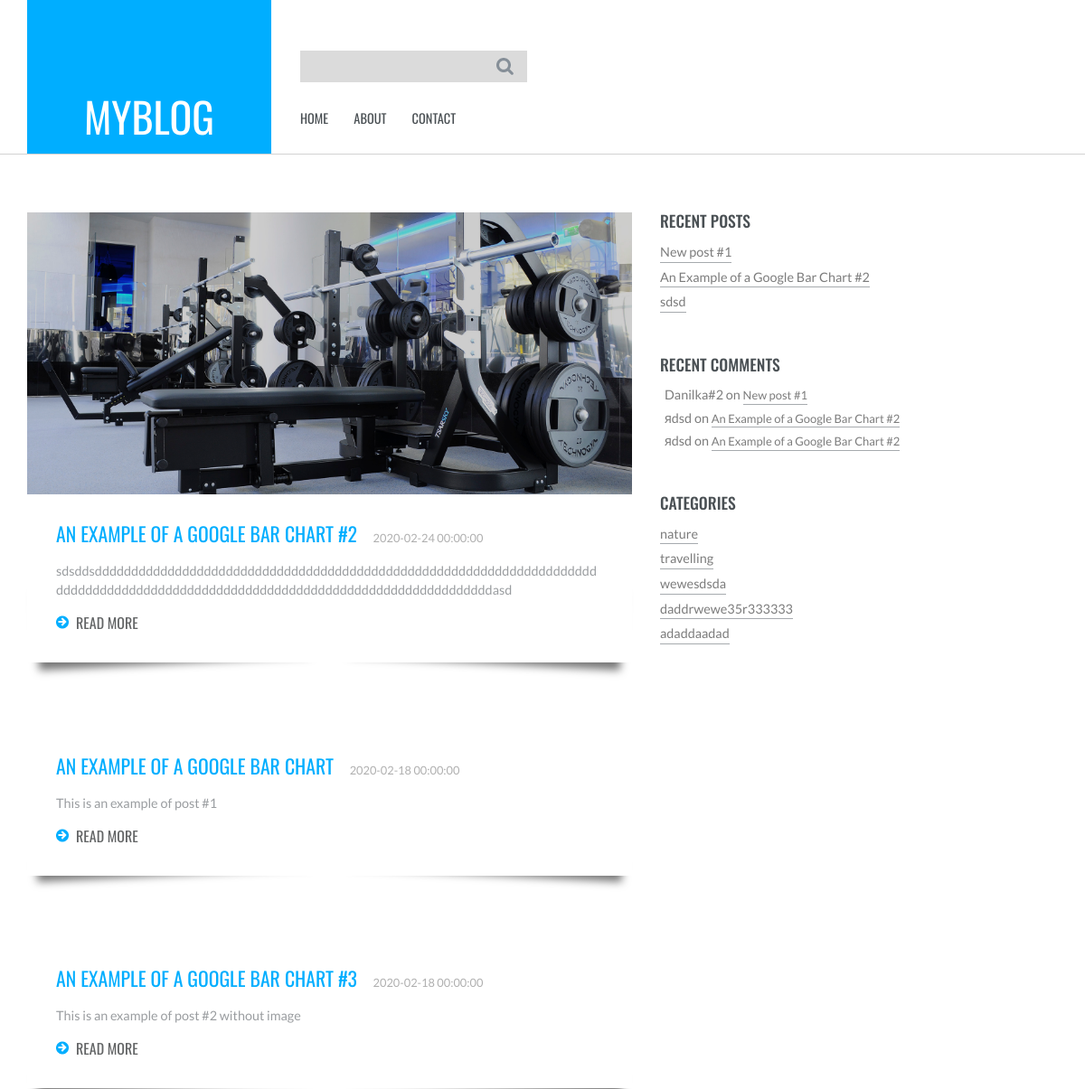
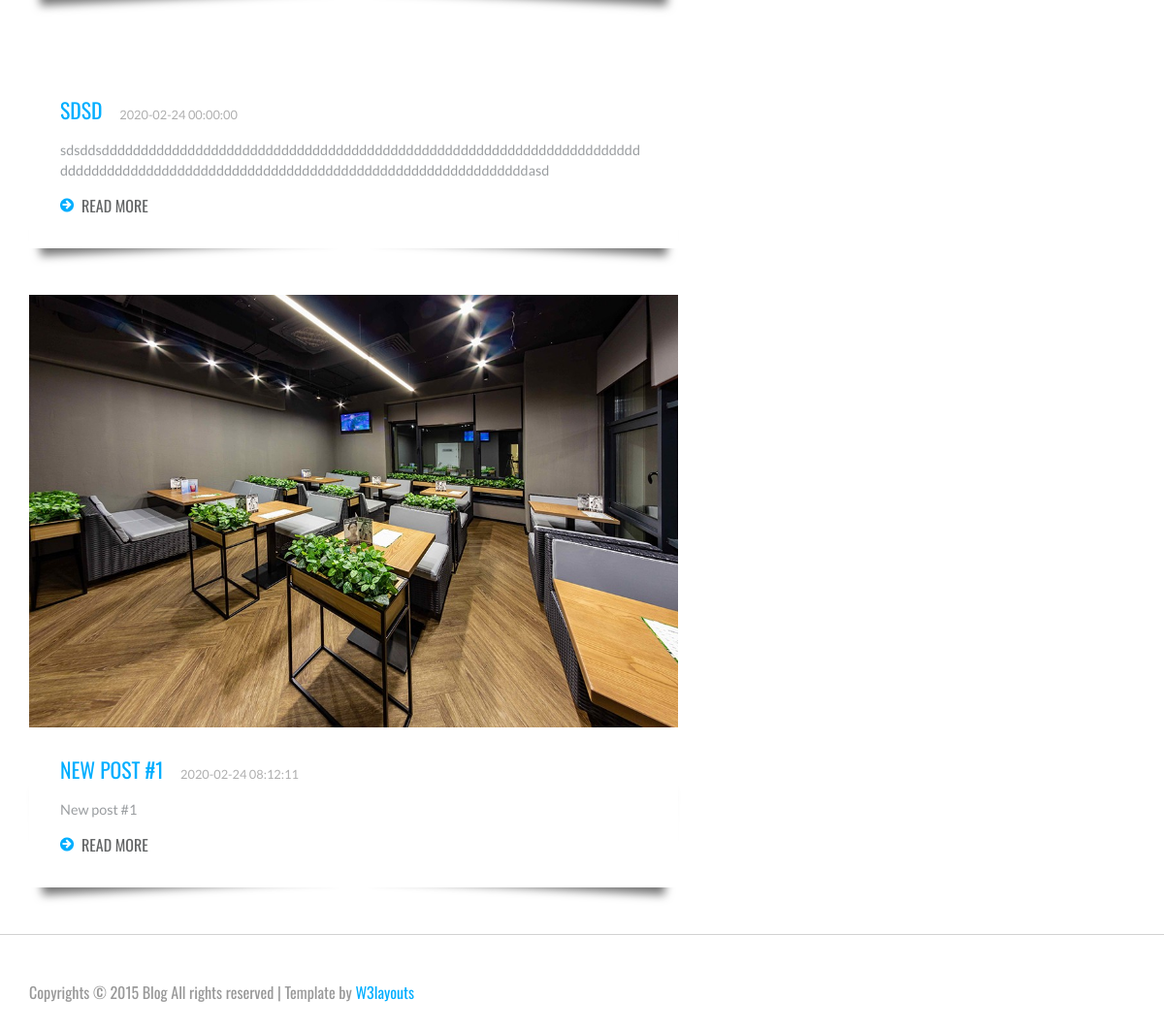
Page /category/1 on the committed database (2 pictures, top to bottom).
### tables this page shows
CREATE TABLE `settings` (
  `id` int(11) NOT NULL,
  `name` varchar(255) NOT NULL,
  `value` varchar(255) NOT NULL,
  `type` varchar(255) NOT NULL DEFAULT 'text'
);

CREATE TABLE `posts` (
  `id` int(11) NOT NULL,
  `title` varchar(255) NOT NULL,
  `description` varchar(255) NOT NULL,
  `content` text NOT NULL,
  `date` datetime NOT NULL,
  `image` varchar(255) NOT NULL,
  `author` varchar(255) NOT NULL,
  `category` varchar(255) NOT NULL
);

CREATE TABLE `comments` (
  `id` int(11) NOT NULL,
  `author` varchar(255) NOT NULL,
  `post` int(11) NOT NULL,
  `text` text NOT NULL,
  `date` datetime NOT NULL DEFAULT current_timestamp()
);

CREATE TABLE `categories` (
  `id` int(11) NOT NULL,
  `name` varchar(255) NOT NULL
);

### engine/Config/Service.php (called while the page is built)
<?php
return [
    Engine\Services\Load\Provider::class,
    Engine\Services\Database\Provider::class,
    Engine\Services\View\Provider::class,
    Engine\Services\Router\Provider::class,
];

### CMS/Controllers/SearchController.php (called while the page is built, shortened)
<?php
class SearchController extends AbstractController
{
    function category($category){
        $posts = $this->load->model('posts');
        $data['recentPosts'] = $posts->getRecentPosts(3);
        $comments = $this->load->model('comments');
        $data['recentComments'] = $comments->getRecentComments(3);
        $data['categories'] = $posts->getCategories();
        $posts = $posts->getPostsWithCategory($category);
        $data['searchResult'] = $posts;
        $this->view->render('search', $data);
    }
}

### CMS/Config/Routes.php (called while the page is built)
<?php
$router->route('/','HomeController@index');
$router->route('/page/:any','PageController@page');
$router->route('/post/:num','PostController@post');
$router->route('/search','SearchController@redirect');
$router->route('/search/:any','SearchController@search');
$router->route('/comment/add','CommentController@add');
$router->route('/category/:num','SearchController@category');
$router->execute($_SERVER['REQUEST_URI']);
exit;

### engine/Services/Router/Provider.php (called while the page is built, shortened)
<?php
class Provider extends AbstractProvider
{
    private $serviceName = 'router';
    function init()
    {
        $router = new Router($this->di);
        $this->di->add($this->serviceName, $router);
        require_once ROOT_PATH . '/'.VERT.'/Config/Routes.php';
    }
}

### index.php (called while the page is built, shortened)
<?php
require_once __DIR__ . '/engine/App.php';

### engine/DI.php (called while the page is built, shortened)
<?php
 class DI
 {
 	private $container = [];
 	public function add($key, $value){
 		$this->container[$key] = $value;
 		return $this;
 	}
 	public function get($key){
 		return $this->container[$key];
 	}
 }
?>

### engine/Load.php (called while the page is built, shortened)
<?php
class Load
{
    public function model($modelName)
    {
        global $di;
        $modelName  = ucfirst($modelName);
        $model  = new $namespace($di);
        return $model;
    }
}

### CMS/Models/Settings.php (called while the page is built, shortened)
<?php
class Settings extends AbstractModel
{
    public function __construct($di)
    {
        $this->queryBuilder = new QueryBuilder();
        $this->di      = $di;
        $this->db      = $this->di->get('db');
    }
    function getSetting($name){
        $sql = $this->queryBuilder->select()
            ->from('settings')
            ->where('name', $name)
            ->limit('1')
            ->sql();
        return $this->db->query($sql, $this->queryBuilder->values)[0];
    }
}

### engine/Core/Database/QueryBuilder.php (called while the page is built, shortened)
<?php
class QueryBuilder
{
    protected $sql = [];
    public function select($fields = '*')
    {
        $this->sql['select'] = "SELECT {$fields} ";
        return $this;
    }
    public function from($table)
    {
        $this->sql['from'] = "FROM {$table} ";
        return $this;
    }
    public function where($column, $value, $operator = '=')
    {
        $this->sql['where'][] = "{$column} {$operator} ?";
        return $this;
    }
    public function orderBy($field, $order)
    {
        $this->sql['order_by'] = "ORDER BY {$field} {$order}";
        return $this;
    }
    public function limit($number)
    {
        $this->sql['limit'] = " LIMIT {$number}";
        return $this;
    }
    public function sql()
    {
        $sql = '';
        if(!empty($this->sql)) {
            foreach ($this->sql as $key => $value) {
                if ($key == 'where') {
                    $sql .= ' WHERE ';
                    foreach ($value as $where) {
                        $sql .= $where;
                    }
                } else {
                    $sql .= $value;
                }
            }
        }
        return $sql;
    }
    public function reset()
    {
        $this->sql    = [];
    }
}

### engine/Core/Database/Connection.php (called while the page is built, shortened)
<?php
class Connection
{
	private $link;
	function connect(){
		$config = require_once ROOT_PATH . '/engine/Config/Database.php';
		$dsn = 'mysql:host='.$config['host'].';dbname='.$config['db_name'].';charset='.$config["charset"];
		$this->link = new PDO($dsn, $config["user"], $config["password"]);
		return $this;
	}
	function query($sql, $parameters = []){
		$req = $this->link->prepare($sql);
		$req->execute($parameters);
		$resp = $req->fetchAll(PDO::FETCH_CLASS);
		return $resp;
	}
}
 ?>

### engine/Config/Database.php (called while the page is built)
<?php
return [
			"host" => "localhost",
			"db_name" => "mycms",
			"user" => "root",
			"password" => "",
			"charset" => "utf8"
		];

### CMS/Models/Posts.php (called while the page is built, shortened)
<?php
class Posts extends AbstractModel
{
    public function __construct($di)
    {
        $this->queryBuilder = new QueryBuilder();
        $this->di      = $di;
        $this->db      = $this->di->get('db');
    }
    function getPostsWithCategory($cat){
        $sql = $this->queryBuilder->select()
            ->from('posts')
            ->where('category', '%'. $cat .'%', 'LIKE')
            ->sql();
        return $this->db->query($sql, $this->queryBuilder->values);
    }
    function getRecentPosts($num){
        $sql = $this->queryBuilder->select()
            ->from('posts')
            ->orderBy('date', 'DESC')
            ->limit($num)
            ->sql();
        return $this->db->query($sql);
    }
    function getCategories(){
        $sql = $this->queryBuilder->select()
            ->from('categories')
            ->orderBy('id', 'ASC')
            ->sql();
        return $this->db->query($sql);
    }
    function getPost($id){
        $sql = $this->queryBuilder->select()
            ->from('posts')
            ->where('id', $id)
            ->limit('1')
            ->sql();
        return $this->db->query($sql, $this->queryBuilder->values)[0];
    }
}

### engine/AbstractController.php (called while the page is built, shortened)
<?php
abstract class AbstractController
{
    function __construct($di)
    {
        $this->di = $di;
        $this->load = $this->di->get('load');
    }
}

### CMS/Models/Comments.php (called while the page is built, shortened)
<?php
class Comments extends AbstractModel
{
    public function __construct($di)
    {
        $this->queryBuilder = new QueryBuilder();
        $this->di      = $di;
        $this->db      = $this->di->get('db');
    }
    function getRecentComments($num){
        $sql = $this->queryBuilder->select()
            ->from('comments')
            ->orderBy('date', 'DESC')
            ->limit($num)
            ->sql();
        return $this->db->query($sql);
    }
}

### content/themes/default/search.php (the view, shortened to what this page needs)
<?php
$this->theme->header();
?>
    <div class="content">
        <div class="container">
            <div class="content-grids">
                <div class="col-md-8 content-main">
                    <div class="content-grid">
                        <?php if(isset($searchResult[0])){ ?>
                        <? foreach ($searchResult as $post) : ?>
                            <div class="content-grid-info">
                                <img src="<?= $post->image; ?>" alt=""/>
                                <div class="post-info">
                                    <h4><a href="/post/<?= $post->id; ?>"><?= $post->title ?></a> <?= $post->date ?></h4>
                                    <p><?= $post->description; ?></p>
                                    <a href="/post/<?= $post->id; ?>"><span></span>READ MORE</a>
                                </div>
                            </div>
                        <? endforeach; }
                        else { ?>
                        No matches were found.
    <?php } ?>
                    </div>
                </div>
                <?php $this->theme->sidebar();  ?>
            </div>
        </div>
    </div>
<?php
$this->theme->footer();

### engine/App.php (shortened to what this page needs)
<?php
try {
    $di = new DI();
    $services = require ROOT_PATH . "/engine/Config/Service.php";
    foreach ($services as $service){
        $nService = new $service($di);
        $nService->init();
    }
} catch (Exception $e) {
    echo $e->getMessage();
} ?>

### engine/Core/Router/Router.php (shortened to what this page needs)
<?php
class Router
{
    public $routes = array();
    function __construct($di)
    {
        $this->di = $di;
    }
    public function route($pattern, $uri)
    {
        $pattern = '/^' . str_replace('/', '\/', $pattern) . '$/';
        $this->routes[$pattern] = $uri;
    }
    public function execute($url)
    {
        foreach ($this->routes as $pattern => $uri)
        {
            $oPattern = $pattern;
            if (strpos($pattern, ':') !== false) {
                $pattern = str_replace(':any', '(.+)', str_replace(':num', '([0-9]+)', $pattern));
            }
            if (strpos($uri, '@')){
                $explodedUri = explode('@', $uri);
                $action = $explodedUri[1];
            }
            else {
                $controller = $uri;
                $action = 'index';
            }
            if (preg_match($pattern, $url, $params))
            {
                array_shift($params);
                return call_user_func_array([new $controller($this->di), $action], array_values($params));
            }
            else if(array_search($oPattern, array_keys($this->routes)) == count($this->routes) - 1){
                throw new Exception("404. Cannot find ".$pattern." in Routes");
            }
        }
    }
}

### content/themes/default/header.php (shortened to what this page needs)
<!DOCTYPE HTML>
<html>
<head>
    <link href="<?= $this->path; ?>css/bootstrap.css" rel='stylesheet' type='text/css' />
    <link href="<?= $this->path; ?>css/style.css" rel='stylesheet' type='text/css' />
</head>
<body>
<div class="header">
    <div class="container">
        <div class="logo">
            <div class="logo-wrapper">
            <a href="/">
                <?= $this->settings->getSetting('Site name')->value; ?>
            </a>
            </div>
        </div>
        <div class="top-menu">
            <div class="search">
                <form action="/search" method="post">
                    <input type="text" name="s" placeholder="" required="">
                    <input type="submit" value=""/>
                </form>
            </div>
            <ul>
                <li><a href="/">HOME</a></li>
                <li><a href="/page/about">ABOUT</a></li>
                <li><a href="/page/contact">CONTACT</a></li>
            </ul>
        </div>
        <div class="clearfix"></div>
    </div>
</div>

### content/themes/default/sidebar.php (shortened to what this page needs)
<div class="col-md-4 content-right">
    <?php if (isset($recentPosts[0])){ ?>
    <div class="recent">
        <h3>RECENT POSTS</h3>
        <ul>
            <?php foreach ($recentPosts as $post): ?>
            <li><a href="/post/<?= $post->id; ?>"><?= $post->title; ?></a></li>
            <?php endforeach; ?>
        </ul>
    </div>
    <?php } ?>
    <?php if (isset($recentComments[0])){ ?>
    <div class="comments">
        <h3>RECENT COMMENTS</h3>
        <ul>
            <?php foreach ($recentComments as $comment): ;?>
                <li><?= $comment->author ?> on <a href="/post/<?= $comment->post; ?>"><?= $this->load->model('posts')->getPost($comment->post)->title; ?></a></li>
            <?php endforeach; ?>
        </ul>
    </div>
    <?php } ?>
    <?php if (isset($categories[0])){ ?>
    <div class="categories">
        <h3>CATEGORIES</h3>
        <ul>
            <?php foreach ($categories as $category): ?>
                <li><a href="/category/<?= $category->id; ?>"><?= $category->name; ?></a></li>
            <?php endforeach; ?>
        </ul>
    </div>
    <?php } ?>
</div>

### content/themes/default/footer.php
<div class="footer">
    <div class="container">
        <p>Copyrights © 2015 Blog All rights reserved | Template by <a href="http://w3layouts.com/">W3layouts</a></p>
    </div>
</div>

### rows in the picture
settings: settings.value "MYBLOG", shows "Copyrights © 2015 Blog All rights reserved | Template by", value "W3layouts"
posts: image (picture), title "AN EXAMPLE OF A GOOGLE BAR CHART #2", date "2020-02-24 00:00:00", description "sdsddsdddddddddddddddddddddddddddddddddddddddddddddddddddddddddddddddddddddddddddddddddddddddddddddddddddddddddddddddddddddddddddddddddasd", title "An Example of a Google Bar Chart #2"
posts: title "AN EXAMPLE OF A GOOGLE BAR CHART", date "2020-02-18 00:00:00", description "This is an example of post #1"
posts: title "AN EXAMPLE OF A GOOGLE BAR CHART #3", date "2020-02-18 00:00:00", description "This is an example of post #2 without image"
posts: title "SDSD", date "2020-02-24 00:00:00", description "sdsddsdddddddddddddddddddddddddddddddddddddddddddddddddddddddddddddddddddddddddddddddddddddddddddddddddddddddddddddddddddddddddddddddddasd", title "sdsd"
posts: image (picture), title "NEW POST #1", date "2020-02-24 08:12:11", description "New post #1", title "New post #1"
comments: author "Danilka#2", post.title "New post #1"
comments: author "яdsd", post.title "An Example of a Google Bar Chart #2"
comments: author "яdsd", post.title "An Example of a Google Bar Chart #2"
categories: name "nature"
categories: name "travelling"
categories: name "wewesdsda"
categories: name "daddrwewe35r333333"
categories: name "adaddaadad"
